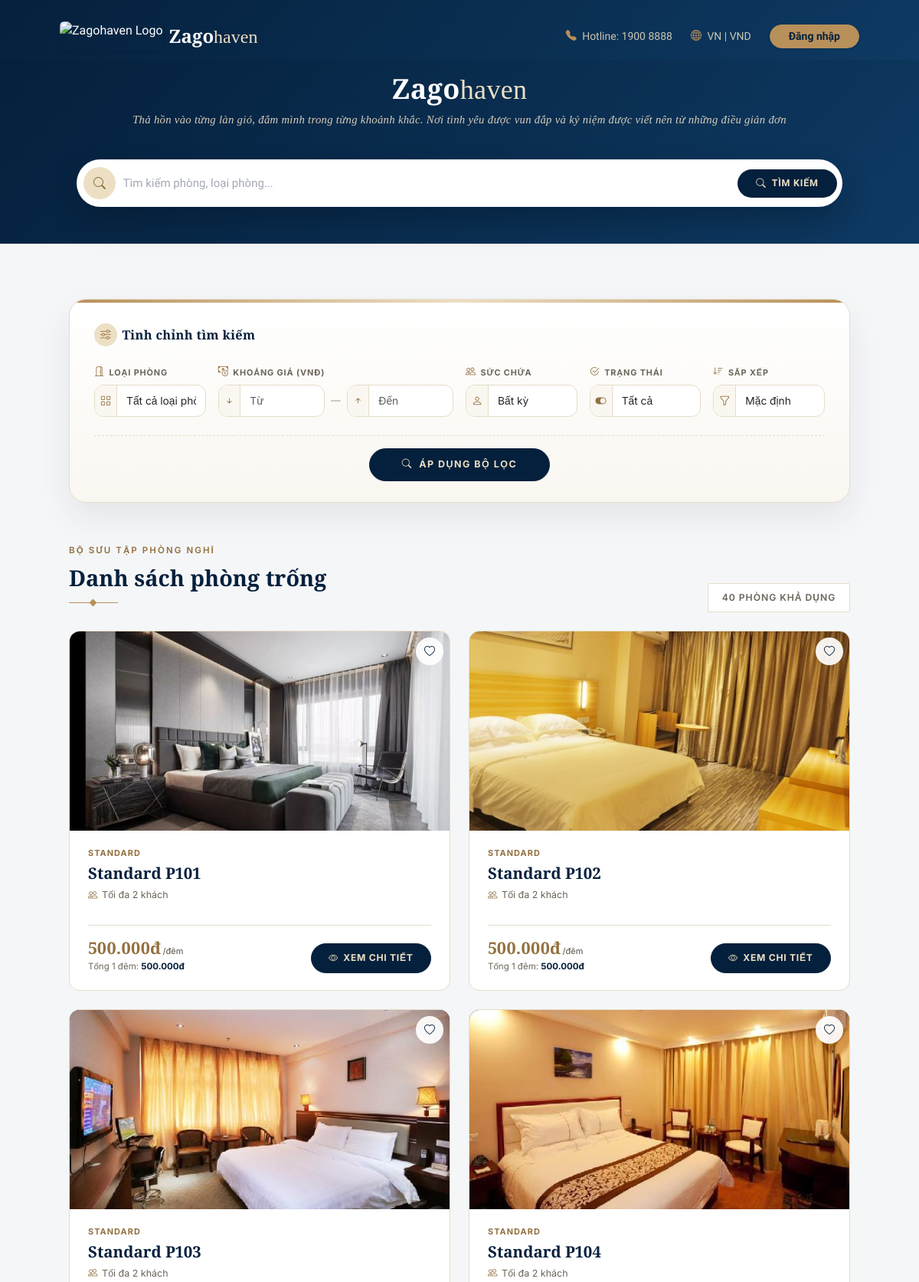
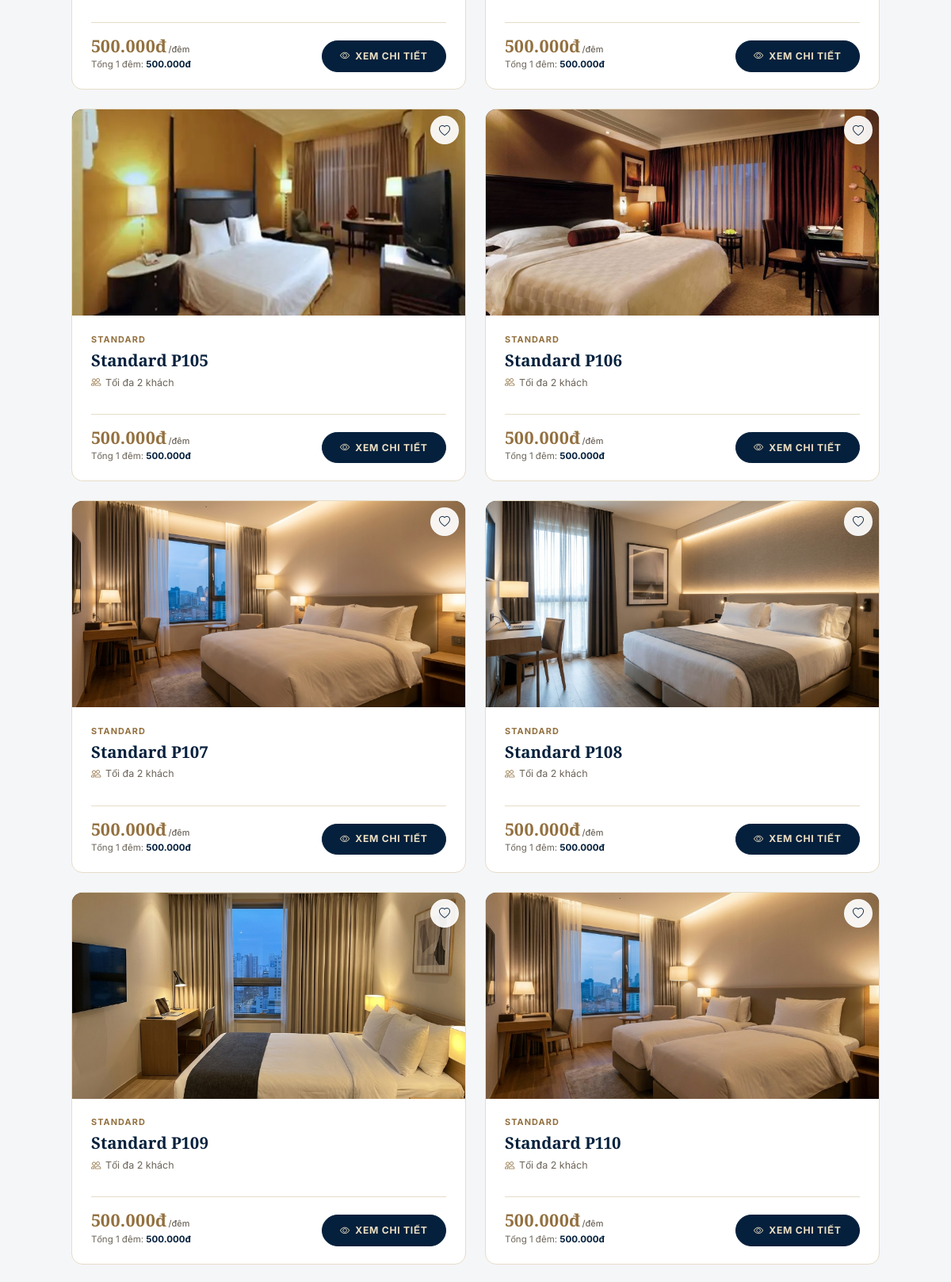
The page / (upper part) on the database its author committed (2 pictures, top to bottom).
### booking/models.py (models this page shows, shortened)
class Room(models.Model):
    HOUSEKEEPING_STATUS = (
        ('CLEAN', 'Sạch sẽ - Sẵn sàng đón khách'),
        ('DIRTY', 'Chưa dọn - Khách vừa check-out'),
        ('MAINTENANCE', 'Đang bảo trì/Sửa chữa'),
    )
    category = models.ForeignKey(RoomCategory, on_delete=models.CASCADE, verbose_name="Thuộc loại phòng")
    room_number = models.CharField(max_length=10, unique=True, verbose_name="Số phòng")
    is_available = models.BooleanField(default=True, verbose_name="Còn trống")
    housekeeping_status = models.CharField(max_length=20, choices=HOUSEKEEPING_STATUS, default='CLEAN', verbose_name="Tình trạng dọn dẹp")
    description = models.TextField(default="Phòng sang trọng với đầy đủ tiện nghi.", verbose_name="Mô tả thêm")
    image = models.ImageField(upload_to='rooms/', null=True, blank=True, verbose_name="Ảnh đại diện")
    class Meta:
        verbose_name = "Phòng"
        verbose_name_plural = "Danh sách phòng"

class RoomCategory(models.Model):
    name = models.CharField(max_length=50)
    price_per_night = models.DecimalField(max_digits=10, decimal_places=2)
    capacity = models.IntegerField(default=2)
    def get_current_season_alert(self):
        today = timezone.now().date()
        active_seasons = SeasonalPricing.objects.filter(
            start_date__lte=today,
            end_date__gte=today
        )
        is_weekend = today.weekday() in [4, 5, 6]
        if not is_weekend:
            active_seasons = active_seasons.filter(is_weekend_only=False)
        active_season = active_seasons.first()
        return None
    class Meta:
        verbose_name = "Loại phòng"
        verbose_name_plural = "Các loại phòng"

### booking/views.py (the view)
# urls.py: path('', booking_views.room_list, name='room_list'),
def room_list(request):
    auto_cancel_overdue_bookings()
    rooms = Room.objects.select_related('category').all()
    query = request.GET.get('q', '').strip()
    category_id = request.GET.get('category', '').strip()
    min_price = request.GET.get('min_price', '').strip()
    max_price = request.GET.get('max_price', '').strip()
    min_capacity = request.GET.get('capacity', '').strip()
    availability = request.GET.get('availability', '').strip()
    sort = request.GET.get('sort', '').strip()
    if query:
        rooms = rooms.filter(
            Q(room_number__icontains=query) |
            Q(description__icontains=query) |
            Q(category__name__icontains=query)
        )
    if category_id.isdigit():
        rooms = rooms.filter(category_id=int(category_id))
    if min_price:
        try:
            rooms = rooms.filter(category__price_per_night__gte=float(min_price))
        except ValueError:
            min_price = ''
    if max_price:
        try:
            rooms = rooms.filter(category__price_per_night__lte=float(max_price))
        except ValueError:
            max_price = ''
    if min_capacity.isdigit():
        rooms = rooms.filter(category__capacity__gte=int(min_capacity))
    if availability == 'available':
        rooms = rooms.filter(is_available=True)
    elif availability == 'unavailable':
        rooms = rooms.filter(is_available=False)
    if sort == 'price_asc':
        rooms = rooms.order_by('category__price_per_night', 'room_number')
    elif sort == 'price_desc':
        rooms = rooms.order_by('-category__price_per_night', 'room_number')
    else:
        rooms = rooms.order_by('room_number')
    has_active_filters = any([
        query, category_id, min_price, max_price, min_capacity, availability, sort
    ])
    return render(request, 'booking/room_list.html', {
        'rooms': rooms,
        'query': query,
        'categories': RoomCategory.objects.all(),
        'filters': {
            'category': category_id,
            'min_price': min_price,
            'max_price': max_price,
            'capacity': min_capacity,
            'availability': availability,
            'sort': sort,
        },
        'has_active_filters': has_active_filters,
        'favorite_room_ids': _get_favorite_room_ids(request.user),
    })

### booking/context_processors.py (called while the page is built, shortened)
def unread_messages(request):
    if not request.user.is_authenticated:
        return {'unread_message_count': 0}

### booking/views.py (called while the page is built, shortened)
def _get_favorite_room_ids(user):
    if not user.is_authenticated:
        return set()
    return set(Favorite.objects.filter(user=user).values_list('room_id', flat=True))

def auto_cancel_overdue_bookings():
    pending_bookings = Booking.objects.filter(status='PENDING', is_active=True)
    now = timezone.now()

### booking/templates/booking/room_list.html (shortened to what this page needs)
{% extends 'base.html' %}
{% block content %}
<div class="container my-5 lux-room-list">
    <div class="lux-filter-bar mb-5">
        <form method="GET" action="{% url 'room_list' %}">
            <div class="d-flex align-items-center justify-content-between flex-wrap gap-2 mb-4">
                <h6 class="lux-serif mb-0"><i class="bi bi-sliders"></i>Tinh chỉnh tìm kiếm</h6>
            </div>
            <div class="row g-3 align-items-end">
                <div class="col-6 col-md-4 col-lg-2">
                    <label class="form-label" for="filter-category"><i class="bi bi-door-open"></i>Loại phòng</label>
                    <div class="lux-input-group">
                        <span class="lux-input-icon"><i class="bi bi-grid"></i></span>
                        <select name="category" id="filter-category" class="form-select">
                            <option value="">Tất cả loại phòng</option>
                        </select>
                    </div>
                </div>
                <div class="col-12 col-md-8 col-lg-4">
                    <label class="form-label"><i class="bi bi-cash-coin"></i>Khoảng giá (VNĐ)</label>
                    <div class="lux-price-range">
                        <div class="lux-input-group">
                            <span class="lux-input-icon"><i class="bi bi-arrow-down-short"></i></span>
                            <input type="number" name="min_price" id="filter-min-price" class="form-control" placeholder="Từ" min="0" step="1000" value="{{ filters.min_price }}">
                        </div>
                        <span class="lux-sep">—</span>
                        <div class="lux-input-group">
                            <span class="lux-input-icon"><i class="bi bi-arrow-up-short"></i></span>
                            <input type="number" name="max_price" id="filter-max-price" class="form-control" placeholder="Đến" min="0" step="1000" value="{{ filters.max_price }}">
                        </div>
                    </div>
                </div>
                <div class="col-6 col-md-4 col-lg-2">
                    <label class="form-label" for="filter-capacity"><i class="bi bi-people"></i>Sức chứa</label>
                    <div class="lux-input-group">
                        <span class="lux-input-icon"><i class="bi bi-person"></i></span>
                        <select name="capacity" id="filter-capacity" class="form-select">
                            <option value="">Bất kỳ</option>
                        </select>
                    </div>
                </div>
                <div class="col-6 col-md-4 col-lg-2">
                    <label class="form-label" for="filter-availability"><i class="bi bi-check2-circle"></i>Trạng thái</label>
                    <div class="lux-input-group">
                        <span class="lux-input-icon"><i class="bi bi-toggle-on"></i></span>
                        <select name="availability" id="filter-availability" class="form-select">
                            <option value="">Tất cả</option>
                        </select>
                    </div>
                </div>
                <div class="col-6 col-md-4 col-lg-2">
                    <label class="form-label" for="filter-sort"><i class="bi bi-sort-down"></i>Sắp xếp</label>
                    <div class="lux-input-group">
                        <span class="lux-input-icon"><i class="bi bi-funnel"></i></span>
                        <select name="sort" id="filter-sort" class="form-select">
                            <option value="">Mặc định</option>
                        </select>
                    </div>
                </div>
            </div>
            <div class="text-center mt-4 pt-3 lux-filter-submit-row">
                <button type="submit" class="btn btn-lux-apply">
                    <i class="bi bi-search me-1"></i> Áp dụng bộ lọc
                </button>
            </div>
        </form>
    </div>
    <div class="d-flex justify-content-between align-items-end mb-4 flex-wrap gap-3">
        <div>
            <span class="lux-eyebrow">Bộ sưu tập phòng nghỉ</span>
            <h2 class="lux-title">
                {% if has_active_filters %}
                    Kết quả lọc phòng
                {% else %}
                    Danh sách phòng trống
                {% endif %}
            </h2>
            <div class="lux-divider"></div>
        </div>
        <span class="lux-count">{{ rooms.count }} phòng{% if has_active_filters %} phù hợp{% else %} khả dụng{% endif %}</span>
    </div>
    <div class="row g-4">
        {% for room in rooms %}
        <div class="col-md-6">
            <div class="lux-h-card h-100">
                <div class="position-relative lux-h-media{% if not room.is_available %} is-sold{% endif %}">
                    {% if room.image %}
                        <img src="{{ room.image.url }}" alt="Phòng {{ room.room_number }}">
                    {% else %}
                        <div class="bg-secondary text-white d-flex align-items-center justify-content-center h-100">
                            <i class="bi bi-image fs-1 opacity-50"></i>
                        </div>
                    {% endif %}
                    <div class="position-absolute top-0 end-0 m-2">
                        {% if room.id in favorite_room_ids %}
                            {% include 'booking/includes/favorite_button.html' with room=room is_favorite=True %}
                        {% else %}
                            {% include 'booking/includes/favorite_button.html' with room=room is_favorite=False %}
                        {% endif %}
                    </div>
                </div>
                <div class="lux-h-body">
                    <div class="lux-h-top">
                        <span class="lux-h-badge">{{ room.category.name }}</span>
                    </div>
                    <h4 class="lux-h-title">{{ room.category.name|default:"Phòng" }} {{ room.room_number }}</h4>
                    <div class="lux-h-meta">
                        <span><i class="bi bi-people"></i> Tối đa {{ room.category.capacity }} khách</span>
                    </div>
                    <div class="lux-h-footer">
                        <div class="lux-h-price-block">
                            <span class="lux-h-price">{{ room.category.price_per_night|floatformat:"0g" }}đ<small>/đêm</small></span>
                            <span class="lux-h-total">Tổng 1 đêm: <strong>{{ room.category.price_per_night|floatformat:"0g" }}đ</strong></span>
                        </div>
                        <div class="lux-h-actions">
                            {% if room.is_available %}
                                <a href="{% url 'room_detail' room.id %}" class="btn-lux-outline"><i class="bi bi-eye"></i> Xem chi tiết</a>
                            {% else %}
                                <button class="btn-lux-sold" disabled>Đã hết phòng</button>
                            {% endif %}
                        </div>
                    </div>
                </div>
            </div>
        </div>
        {% endfor %}
    </div>
</div>
{% endblock %}

### booking/templates/booking/includes/favorite_button.html
{% if user.is_authenticated %}
<form method="POST" action="{% url 'toggle_favorite' room.id %}" class="d-inline favorite-form">
    {% csrf_token %}
    <input type="hidden" name="next" value="{{ request.get_full_path }}">
    <button type="submit"
            class="btn btn-sm favorite-btn {{ btn_class|default:'' }}"
            title="{% if is_favorite %}Bỏ yêu thích{% else %}Thêm vào yêu thích{% endif %}"
            aria-label="{% if is_favorite %}Bỏ yêu thích{% else %}Thêm vào yêu thích{% endif %}">
        <i class="bi {% if is_favorite %}bi-heart-fill text-danger{% else %}bi-heart{% endif %}"></i>
    </button>
</form>
{% else %}
<a href="{% url 'login' %}?next={{ request.get_full_path|urlencode }}"
   class="btn btn-sm favorite-btn {{ btn_class|default:'' }}"
   title="Đăng nhập để lưu yêu thích"
   aria-label="Đăng nhập để lưu yêu thích">
    <i class="bi bi-heart"></i>
</a>
{% endif %}

### booking/templates/base.html (style rules this page uses)
:root { --ink: #05203c; --ink-soft: #0e3a63; --gold: #b8905a; --gold-deep: #93703f; --gold-soft: #ecdfc4; --ivory: #faf7f1; --line: #e6ddc8; --stone: #6b6459; }
body { font-family: 'Plus Jakarta Sans', sans-serif; background-color: #f5f6f8; -webkit-font-smoothing: antialiased; }
.lux-serif { font-family: 'Playfair Display', serif; }

### rows shown on the page
Room: image (picture), category.name "STANDARD", category.name "Standard", room_number "P101", category.capacity "2", category.price_per_night "500.000", is_available True (drawn)
Room: image (picture), category.name "STANDARD", category.name "Standard", room_number "P102", category.capacity "2", category.price_per_night "500.000", is_available True (drawn)
Room: image (picture), category.name "STANDARD", category.name "Standard", room_number "P103", category.capacity "2", category.price_per_night "500.000", is_available True (drawn)
Room: image (picture), category.name "STANDARD", category.name "Standard", room_number "P104", category.capacity "2", category.price_per_night "500.000", is_available True (drawn)
Room: image (picture), category.name "STANDARD", category.name "Standard", room_number "P105", category.capacity "2", category.price_per_night "500.000", is_available True (drawn)
Room: image (picture), category.name "STANDARD", category.name "Standard", room_number "P106", category.capacity "2", category.price_per_night "500.000", is_available True (drawn)
Room: image (picture), category.name "STANDARD", category.name "Standard", room_number "P107", category.capacity "2", category.price_per_night "500.000", is_available True (drawn)
Room: image (picture), category.name "STANDARD", category.name "Standard", room_number "P108", category.capacity "2", category.price_per_night "500.000", is_available True (drawn)
Room: image (picture), category.name "STANDARD", category.name "Standard", room_number "P109", category.capacity "2", category.price_per_night "500.000", is_available True (drawn)
Room: image (picture), category.name "STANDARD", category.name "Standard", room_number "P110", category.capacity "2", category.price_per_night "500.000", is_available True (drawn)

### other values the page prints
{{ rooms.count }} "40"
